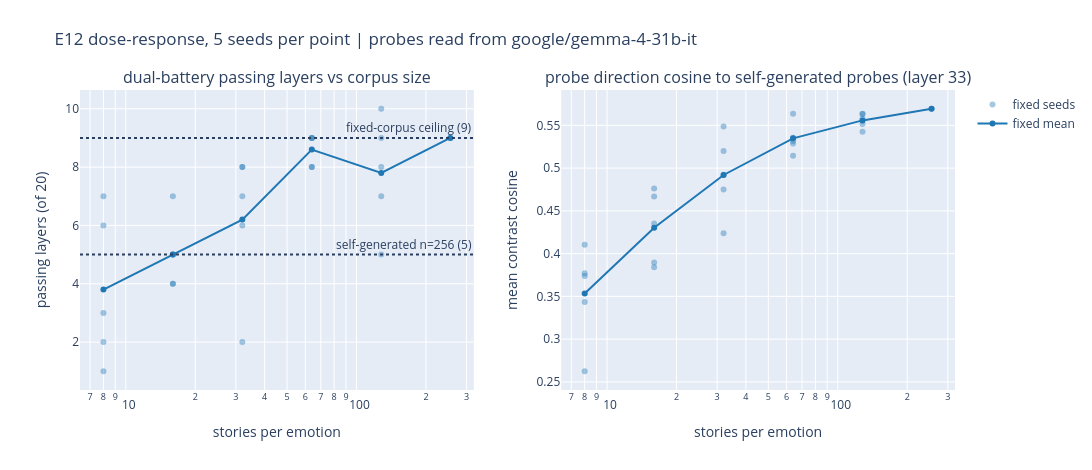

Notebook cell for this chart:
### Markdown cell above
## 4. Dose-response: how many stories do probes actually need? (E12)

**How to read this:** x is stories per emotion (log scale), y is how many of
the 20 layers pass the dual-battery bar. Markers are 5 seeded subsamples per
n; the line tracks the seed mean; the star is the full corpus. **What this
buys:** the answer to "would more stories help?". The fixed arm saturates
near n=64; horizontal reference lines mark self-generated probes (5 passing
layers at n=256) and the fixed-corpus ceiling (9). The right panel shows the
contrast cosine of each subsample's probes to the self-generated probes at
layer 33: probe FUNCTION saturates before probe GEOMETRY stops moving.

### Code cell
# this cell plots passing-layer count and probe-direction convergence versus n
src = both_curves["arms"] if both_curves else {"fixed": fixed_curve["arms"]["fixed"]}
fig = make_subplots(rows=1, cols=2, subplot_titles=(
    "dual-battery passing layers vs corpus size",
    "probe direction cosine to self-generated probes (layer 33)"))
colors = {"fixed": "#1f77b4", "diverse": "#d62728"}
for arm, curve in src.items():
    pts = curve["points"]
    ns = sorted({p["n"] for p in pts})
    for col, key in ((1, "n_passing_layers"), (2, "mean_contrast_cos_to_selfgen_L33")):
        mean = [np.mean([p[key] for p in pts if p["n"] == n]) for n in ns]
        fig.add_scatter(x=[p["n"] for p in pts], y=[p[key] for p in pts], mode="markers",
                        marker=dict(color=colors.get(arm, "gray"), opacity=0.4),
                        name=f"{arm} seeds", legendgroup=arm, showlegend=(col == 1), row=1, col=col)
        fig.add_scatter(x=ns, y=mean, mode="lines+markers",
                        line=dict(color=colors.get(arm, "gray")),
                        name=f"{arm} mean", legendgroup=arm, showlegend=(col == 1), row=1, col=col)
fig.add_hline(y=9, line_dash="dot", annotation_text="fixed-corpus ceiling (9)", row=1, col=1)
fig.add_hline(y=5, line_dash="dot", annotation_text="self-generated n=256 (5)", row=1, col=1)
fig.update_xaxes(type="log", title="stories per emotion")
fig.update_yaxes(title="passing layers (of 20)", row=1, col=1)
fig.update_yaxes(title="mean contrast cosine", row=1, col=2)
fig.update_layout(title=f"E12 dose-response, 5 seeds per point | probes read from {MODEL}",
                  width=1150, height=470, margin=dict(t=90))
fig.show()

### Figure 1 — Plotly figure (JSON) as saved in the notebook; plotly's stock layout.template omitted (floating-point values rounded to 4 significant figures)
{"data": [{"legendgroup": "fixed", "marker": {"color": "#1f77b4", "opacity": 0.4}, "mode": "markers", "name": "fixed seeds", "showlegend": true, "type": "scatter", "x": [8, 8, 8, 8, 8, 16, 16, 16, 16, 16, 32, 32, 32, 32, 32, 64, 64, 64, 64, 64, 128, 128, 128, 128, 128, 255], "xaxis": "x", "y": [2, 6, 3, 7, 1, 5, 5, 4, 7, 4, 6, 7, 8, 2, 8, 8, 9, 9, 9, 8, 7, 8, 5, 10, 9, 9], "yaxis": "y"}, {"legendgroup": "fixed", "line": {"color": "#1f77b4"}, "mode": "lines+markers", "name": "fixed mean", "showlegend": true, "type": "scatter", "x": [8, 16, 32, 64, 128, 255], "xaxis": "x", "y": [3.8, 5.0, 6.2, 8.6, 7.8, 9.0], "yaxis": "y"}, {"legendgroup": "fixed", "marker": {"color": "#1f77b4", "opacity": 0.4}, "mode": "markers", "name": "fixed seeds", "showlegend": false, "type": "scatter", "x": [8, 8, 8, 8, 8, 16, 16, 16, 16, 16, 32, 32, 32, 32, 32, 64, 64, 64, 64, 64, 128, 128, 128, 128, 128, 255], "xaxis": "x2", "y": [0.3769, 0.2624, 0.4105, 0.3435, 0.3739, 0.4762, 0.3897, 0.3839, 0.4667, 0.4352, 0.475, 0.5199, 0.5488, 0.4239, 0.4922, 0.5636, 0.5146, 0.5317, 0.5355, 0.5289, 0.5581, 0.5516, 0.5425, 0.5632, 0.5637, 0.5694], "yaxis": "y2"}, {"legendgroup": "fixed", "line": {"color": "#1f77b4"}, "mode": "lines+markers", "name": "fixed mean", "showlegend": false, "type": "scatter", "x": [8, 16, 32, 64, 128, 255], "xaxis": "x2", "y": [0.3534, 0.4304, 0.492, 0.5349, 0.5558, 0.5694], "yaxis": "y2"}], "layout": {"annotations": [{"font": {"size": 16}, "showarrow": false, "text": "dual-battery passing layers vs corpus size", "x": 0.225, "xanchor": "center", "xref": "paper", "y": 1.0, "yanchor": "bottom", "yref": "paper"}, {"font": {"size": 16}, "showarrow": false, "text": "probe direction cosine to self-generated probes (layer 33)", "x": 0.775, "xanchor": "center", "xref": "paper", "y": 1.0, "yanchor": "bottom", "yref": "paper"}, {"showarrow": false, "text": "fixed-corpus ceiling (9)", "x": 1, "xanchor": "right", "xref": "x domain", "y": 9, "yanchor": "bottom", "yref": "y"}, {"showarrow": false, "text": "self-generated n=256 (5)", "x": 1, "xanchor": "right", "xref": "x domain", "y": 5, "yanchor": "bottom", "yref": "y"}], "height": 470, "margin": {"t": 90}, "shapes": [{"line": {"dash": "dot"}, "type": "line", "x0": 0, "x1": 1, "xref": "x domain", "y0": 9, "y1": 9, "yref": "y"}, {"line": {"dash": "dot"}, "type": "line", "x0": 0, "x1": 1, "xref": "x domain", "y0": 5, "y1": 5, "yref": "y"}], "title": {"text": "E12 dose-response, 5 seeds per point | probes read from google/gemma-4-31b-it"}, "width": 1150, "xaxis": {"anchor": "y", "domain": [0.0, 0.45], "title": {"text": "stories per emotion"}, "type": "log"}, "xaxis2": {"anchor": "y2", "domain": [0.55, 1.0], "title": {"text": "stories per emotion"}, "type": "log"}, "yaxis": {"anchor": "x", "domain": [0.0, 1.0], "title": {"text": "passing layers (of 20)"}}, "yaxis2": {"anchor": "x2", "domain": [0.0, 1.0], "title": {"text": "mean contrast cosine"}}}}
